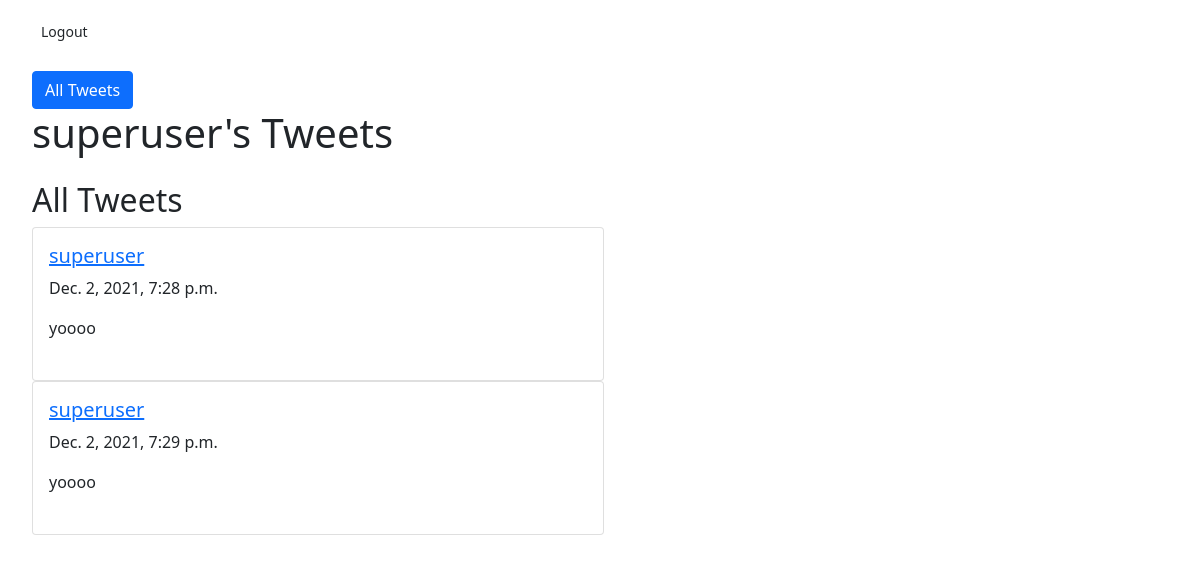
Page /profile?id=1 on the committed database.
### tweeterApp/models.py (models this page shows)
class Tweet(models.Model):
  body = models.TextField()
  timestamp = models.DateTimeField(auto_now = True)
  author = models.ForeignKey(User, on_delete = models.DO_NOTHING)
  likes = models.IntegerField(default = 0)

### tweeterApp/views.py (the view)
# urls.py: path('profile', profile, name='profile'),
def profile(request):
  author = Tweet.objects.get(id=request.GET['id']).author
  print(author)
  tweets = Tweet.objects.filter(author=author)
  return render(request, 'profile.html', {"tweets": tweets, "author": author}) #want to pass in the tweets for this user

### tweeterApp/templates/profile.html (shortened to what this page needs)
<!doctype html>
<html lang="en">
  <head>
    <link href="https://cdn.jsdelivr.net/npm/bootstrap@5.1.3/dist/css/bootstrap.min.css" rel="stylesheet">
  </head>
  <body style="margin-left: 2rem; margin-top: 1rem">
    <div>
      <a class="btn btn-sm" href="logout">Logout</a>
      <a class="btn btn-primary" href="home">All Tweets</a>
      <h1>{{author}}'s Tweets</h1>
    </div>
    <div class="row align-items-start">
      <div class="col-md-6">
        <h2 style="margin-top: 1rem">All Tweets</h2>
        {% for tweet in tweets %}
        <div class="col-md-12">
          <div class="card">
            <div class="card-body">
              <h5><a href="profile?id={{tweet.id}}">{{tweet.author}}</a></h5>
              <p>{{tweet.timestamp}}</p>
              {{tweet.body}}
              <br></br>
            </div>
          </div>
        </div>
        {% endfor %}
      </div>
    </div>
  </body>
</html>

### rows in the picture
Tweet: author "superuser", timestamp "Dec. 2, 2021, 7:28 p.m.", body "yoooo"
Tweet: author "superuser", timestamp "Dec. 2, 2021, 7:29 p.m.", body "yoooo"

### other values in the picture
{{ author }} "superuser"
